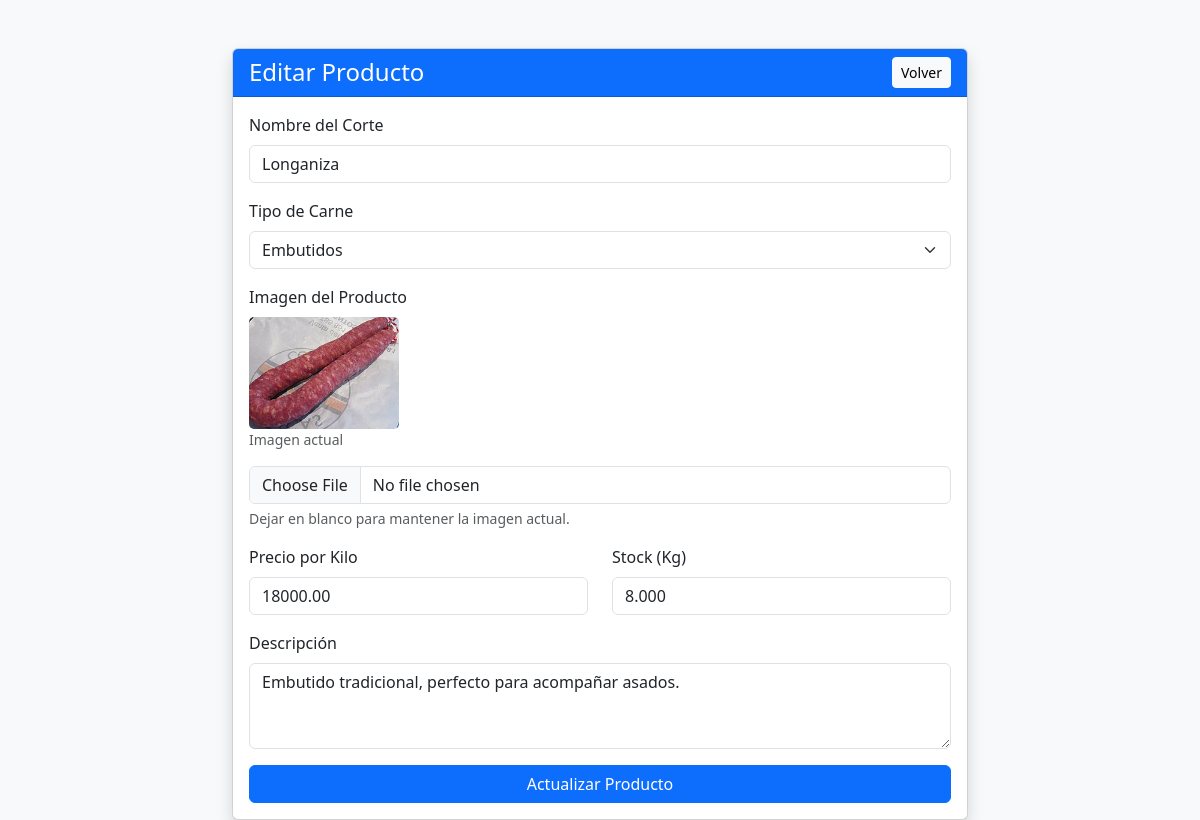
The app's page /edit_product.php?id=11 (signed in) with its own data.
### tables this page shows
CREATE TABLE `productos` (
  `id` int(11) NOT NULL,
  `nombre_corte` varchar(100) NOT NULL,
  `precio_kilo` decimal(10,2) NOT NULL,
  `stock_kg` decimal(10,3) NOT NULL,
  `descripcion` text DEFAULT NULL,
  `imagen` varchar(255) DEFAULT NULL,
  `id_tipo` int(11) NOT NULL
);

CREATE TABLE `tipos_productos` (
  `id` int(11) NOT NULL,
  `nombre` varchar(50) NOT NULL
);

### edit_product.php (the view, shortened to what this page needs)
<?php
require_once 'includes/db.php';
$id = filter_input(INPUT_GET, 'id', FILTER_VALIDATE_INT);
$producto = null;
$tipos = [];
if ($id) {
    try {
        $stmt = $pdo->prepare("SELECT * FROM productos WHERE id = :id");
        $stmt->execute([':id' => $id]);
        $producto = $stmt->fetch();
        $stmtTypes = $pdo->query("SELECT * FROM tipos_productos");
        $tipos = $stmtTypes->fetchAll();
    } catch (PDOException $e) {
        die("Error: " . $e->getMessage());
    }
}
?>
<!DOCTYPE html>
<html lang="es">
<head>
    <link href="https://cdn.jsdelivr.net/npm/bootstrap@5.3.0/dist/css/bootstrap.min.css" rel="stylesheet">
</head>
<body class="bg-light">
    <div class="container mt-5">
        <div class="row justify-content-center">
            <div class="col-md-8">
                <div class="card shadow">
                    <div class="card-header bg-primary text-white d-flex justify-content-between align-items-center">
                        <h4 class="mb-0">Editar Producto</h4>
                        <a href="dashboard.php" class="btn btn-sm btn-light">Volver</a>
                    </div>
                    <div class="card-body">
                        <form action="edit_product.php?id=<?php echo htmlspecialchars($id); ?>" method="POST" enctype="multipart/form-data">
                            <div class="mb-3">
                                <label for="nombre_corte" class="form-label">Nombre del Corte</label>
                                <input type="text" class="form-control" id="nombre_corte" name="nombre_corte" value="<?php echo htmlspecialchars($producto['nombre_corte']); ?>" required>
                            </div>
                            <div class="mb-3">
                                <label for="id_tipo" class="form-label">Tipo de Carne</label>
                                <select class="form-select" id="id_tipo" name="id_tipo" required>
                                    <?php foreach ($tipos as $tipo): ?>
                                        <option value="<?php echo htmlspecialchars($tipo['id']); ?>" <?php echo $tipo['id'] == $producto['id_tipo'] ? 'selected' : ''; ?>>
                                            <?php echo htmlspecialchars($tipo['nombre']); ?>
                                        </option>
                                    <?php endforeach; ?>
                                </select>
                            </div>
                            <div class="mb-3">
                                <label for="imagen" class="form-label">Imagen del Producto</label>
                                <?php if ($producto['imagen']): ?>
                                    <div class="mb-2">
                                        <img src="uploads/<?php echo htmlspecialchars($producto['imagen']); ?>" alt="Imagen actual" style="max-width: 150px; border-radius: 5px;">
                                        <p class="text-muted small">Imagen actual</p>
                                    </div>
                                <?php endif; ?>
                                <input type="file" class="form-control" id="imagen" name="imagen" accept="image/*">
                                <div class="form-text">Dejar en blanco para mantener la imagen actual.</div>
                            </div>
                            <div class="row">
                                <div class="col-md-6 mb-3">
                                    <label for="precio_kilo" class="form-label">Precio por Kilo</label>
                                    <input type="number" step="0.01" class="form-control" id="precio_kilo" name="precio_kilo" value="<?php echo htmlspecialchars($producto['precio_kilo']); ?>" required>
                                </div>
                                <div class="col-md-6 mb-3">
                                    <label for="stock_kg" class="form-label">Stock (Kg)</label>
                                    <input type="number" step="0.001" class="form-control" id="stock_kg" name="stock_kg" value="<?php echo htmlspecialchars($producto['stock_kg']); ?>" required>
                                </div>
                            </div>
                            <div class="mb-3">
                                <label for="descripcion" class="form-label">Descripción</label>
                                <textarea class="form-control" id="descripcion" name="descripcion" rows="3"><?php echo htmlspecialchars($producto['descripcion']); ?></textarea>
                            </div>
                            <div class="d-grid gap-2">
                                <button type="submit" class="btn btn-primary">Actualizar Producto</button>
                            </div>
                        </form>
                    </div>
                </div>
            </div>
        </div>
    </div>
</body>
</html>

### records on screen
productos: nombre_corte "Longaniza", id_tipo "Embutidos", imagen (picture), precio_kilo "18000.00", stock_kg "8.000", descripcion "Embutido tradicional, perfecto para acompañar asados."
